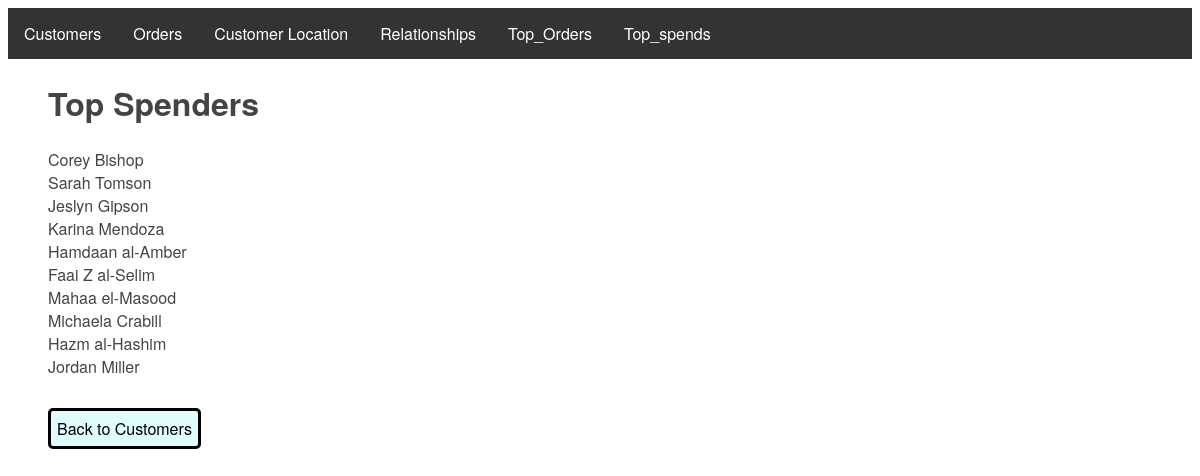
Screenshot of /top_spenders with the database file from the repository.
### app/models.py (models this page shows, shortened)
class Customer(db.Model):
    __tablename__ = 'Customer'
    customer_id = db.Column(db.Integer, primary_key=True)
    customer_first_name = db.Column(db.String(50))
    customer_last_name = db.Column(db.String(50))
    age = db.Column(db.Integer)
    country = db.Column(db.String(50))
    orders = db.relationship('Order',lazy=True)

### app/routes.py (the view)
@app.route('/top_spenders')
def top_spenders():
    customers = Customer.query.all()
    customers_highest_spending = sorted(customers, key=lambda x: sum(order.price for order in x.orders), reverse=True)[:10]
    return render_template('top_spenders.html', customers=customers_highest_spending)

### app/templates/top_spenders.html
{% extends "base.html" %}
{% block content %}
    <h1>Top Spenders</h1>
    <ul>
        {% for customer in customers %}
        <li>
            {{ customer.customer_first_name }} {{ customer.customer_last_name }}
        </li>
        {% endfor %}
    </ul>
    <br>
    <div class="submit">
        <a href="{{ url_for('index') }}">Back to Customers</a>
    </div>
{% endblock %}

### app/static/styles/main.css (style rules this page uses)
body { margin: 3wh; padding: 0; font-family: "Helvetica Neue", Helvetica, Arial, sans-serif; color: #444; }
li { list-style: none; }
h1, h2 { margin-left: 40px; }
.submit a { width: 10rem; margin-left: 40px; border: solid black; border-radius: 5px; background-color: rgb(224, 253, 253); color: black; text-decoration: none; padding: 6px; margin-top: 20px; }

### rows the page displays
Customer: customer_first_name "Corey", customer_last_name "Bishop"
Customer: customer_first_name "Sarah", customer_last_name "Tomson"
Customer: customer_first_name "Jeslyn", customer_last_name "Gipson"
Customer: customer_first_name "Karina", customer_last_name "Mendoza"
Customer: customer_first_name "Hamdaan", customer_last_name "al-Amber"
Customer: customer_first_name "Faai Z", customer_last_name "al-Selim"
Customer: customer_first_name "Mahaa", customer_last_name "el-Masood"
Customer: customer_first_name "Michaela", customer_last_name "Crabill"
Customer: customer_first_name "Hazm", customer_last_name "al-Hashim"
Customer: customer_first_name "Jordan", customer_last_name "Miller"
